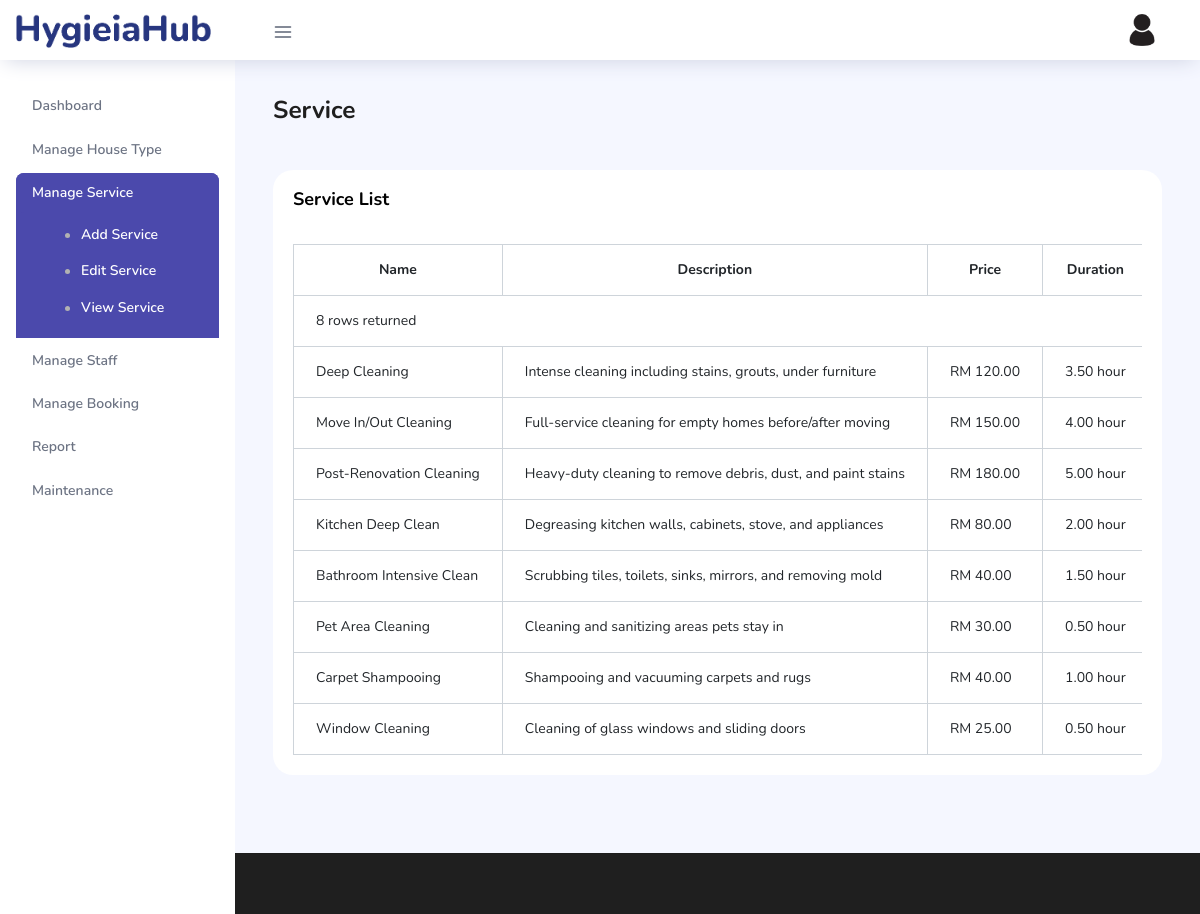
Screenshot of /staff/viewservice.php (signed in) with the database file from the repository.
### tables this page shows
CREATE TABLE `additional_service` (
  `service_id` int(11) NOT NULL AUTO_INCREMENT,
  `name` varchar(100) NOT NULL,
  `description` varchar(300) DEFAULT NULL,
  `price_RM` decimal(5,2) NOT NULL,
  `duration_hour` decimal(3,2) NOT NULL,
  PRIMARY KEY (`service_id`)
);

### staff/viewservice.php (the view, shortened to what this page needs)
<!DOCTYPE html>
<html lang="en">
<head>
    <link rel="stylesheet" href="../vendors/feather/feather.css">
    <link rel="stylesheet" href="../vendors/ti-icons/css/themify-icons.css">
    <link rel="stylesheet" href="../vendors/css/vendor.bundle.base.css">
    <link rel="stylesheet" href="../css/vertical-layout-light/style.css">
</head>
<body>
    <div class="container-scroller">
        <nav class="navbar col-lg-12 col-12 p-0 fixed-top d-flex flex-row">
            <div class="text-center navbar-brand-wrapper d-flex align-items-center justify-content-center">
                <a class="navbar-brand brand-logo mr-1" href="dashboard.php"><img src="..\images\HygieaHub logo.png" class="mr-1" alt="HygieiaHub logo" /></a>
            </div>
            <div class="navbar-menu-wrapper d-flex align-items-center justify-content-end">
                <button class="navbar-toggler navbar-toggler align-self-center" type="button" data-toggle="minimize">
                    <span class="icon-menu"></span>
                </button>
                <ul class="navbar-nav navbar-nav-right">
                    <li class="nav-item nav-profile dropdown">
                        <a class="nav-link dropdown-toggle" href="#" data-toggle="dropdown" id="profileDropdown">
                            <img src="..\images\profile picture.jpg" alt="profile" />
                        </a>
                    </li>
                </ul>
            </div>
        </nav>
        <div class="container-fluid page-body-wrapper">
            <nav class="sidebar sidebar-offcanvas" id="sidebar">
                <ul class="nav">
                    <li class="nav-item">
                        <a class="nav-link" href="dashboard.php">
                            <span class="menu-title">Dashboard</span>
                        </a>
                    </li>
                    <li class="nav-item">
                        <a class="nav-link" data-toggle="collapse" href="#manage-housetype" aria-expanded="false" aria-controls="manage-housetype">
                            <span class="menu-title">Manage House Type</span>
                            <i class="menu-arrow"></i>
                        </a>
                    </li>
                    <li class="nav-item">
                        <a class="nav-link" data-toggle="collapse" href="#manage-service" aria-expanded="false" aria-controls="manage-service">
                            <span class="menu-title">Manage Service</span>
                            <i class="menu-arrow"></i>
                        </a>
                        <div class="collapse" id="manage-service">
                            <ul class="nav flex-column sub-menu">
                                <li class="nav-item"> <a class="nav-link" href="addservice.php">Add Service</a></li>
                                <li class="nav-item"> <a class="nav-link" href="editservice.php">Edit Service</a></li>
                                <li class="nav-item"> <a class="nav-link" href="viewservice.php">View Service</a></li>
                            </ul>
                        </div>
                    </li>
                    <li class="nav-item">
                        <a class="nav-link" href="managestaff.php">
                            <span class="menu-title">Manage Staff</span>
                        </a>
                    </li>
                    <li class="nav-item">
                        <a class="nav-link" href="managebooking.php">
                            <span class="menu-title">Manage Booking</span>
                        </a>
                    </li>
                    <li class="nav-item">
                        <a class="nav-link" data-toggle="collapse" href="#report" aria-expanded="false" aria-controls="report">
                            <span class="menu-title">Report</span>
                            <i class="menu-arrow"></i>
                        </a>
                    </li>
                    <li class="nav-item">
                        <a class="nav-link" href="maintenance.php">
                            <span class="menu-title">Maintenance</span>
                        </a>
                    </li>
                </ul>
            </nav>
            <div class="main-panel">
                <div class="content-wrapper">
                    <div class="row">
                        <div class="col-md-12 grid-margin">
                            <h3 class="font-weight-bold">Service</h3>
                        </div>
                    </div>
                    <div class="row">
                        <div class="col-md-12 grid-margin stretch-card">
                            <div class="card">
                                <div class="card-body">
                                    <h4 class="card-title">Service List</h4>
                                    <div class="table-responsive pt-3">
                                        <table class="table table-bordered table-hover">
                                            <thead>
                                                <tr>
                                                    <th style="text-align: center;">Name</th>
                                                    <th style="text-align: center;">Description</th>
                                                    <th style="text-align: center;">Price</th>
                                                    <th style="text-align: center;">Duration</th>
                                                </tr>
                                            </thead>
                                            <tbody>
                                                <?php
                                                include '../dbconnection.php';
                                                $stmt_list = "SELECT name, description, price_RM, duration_hour FROM additional_service";
                                                $result = $conn->query($stmt_list);
                                                echo "<tr><td colspan='4'>" . $result->num_rows . " rows returned</td></tr>";
                                                if ($result->num_rows > 0) {
                                                    while ($row = $result->fetch_assoc()) {
                                                        echo "<tr>
                                                            <td>" . htmlspecialchars($row["name"]) . "</td>
                                                            <td>" . htmlspecialchars($row["description"]) . "</td>
                                                            <td>RM " . htmlspecialchars($row["price_RM"]) . "</td>
                                                            <td>" . htmlspecialchars($row["duration_hour"]) . " hour</td>
                                                        </tr>";
                                                    }
                                                } else {
                                                    echo "<tr><td colspan='4'>No services found</td></tr>";
                                                }
                                                ?>
                                            </tbody>
                                        </table>
                                    </div>
                                </div>
                            </div>
                        </div>
                    </div>
                </div>
                <footer class="footer"></footer>
            </div>
        </div>
    </div>
</body>
</html>

### rows the page displays
additional_service: name "Deep Cleaning", description "Intense cleaning including stains, grouts, under furniture", price_RM "120.00", duration_hour "3.50"
additional_service: name "Move In/Out Cleaning", description "Full-service cleaning for empty homes before/after moving", price_RM "150.00", duration_hour "4.00"
additional_service: name "Post-Renovation Cleaning", description "Heavy-duty cleaning to remove debris, dust, and paint stains", price_RM "180.00", duration_hour "5.00"
additional_service: name "Kitchen Deep Clean", description "Degreasing kitchen walls, cabinets, stove, and appliances", price_RM "80.00", duration_hour "2.00"
additional_service: name "Bathroom Intensive Clean", description "Scrubbing tiles, toilets, sinks, mirrors, and removing mold", price_RM "40.00", duration_hour "1.50"
additional_service: name "Pet Area Cleaning", description "Cleaning and sanitizing areas pets stay in", price_RM "30.00", duration_hour "0.50"
additional_service: name "Carpet Shampooing", description "Shampooing and vacuuming carpets and rugs", price_RM "40.00", duration_hour "1.00"
additional_service: name "Window Cleaning", description "Cleaning of glass windows and sliding doors", price_RM "25.00", duration_hour "0.50"

### other values shown
$result->num_rows "8"
